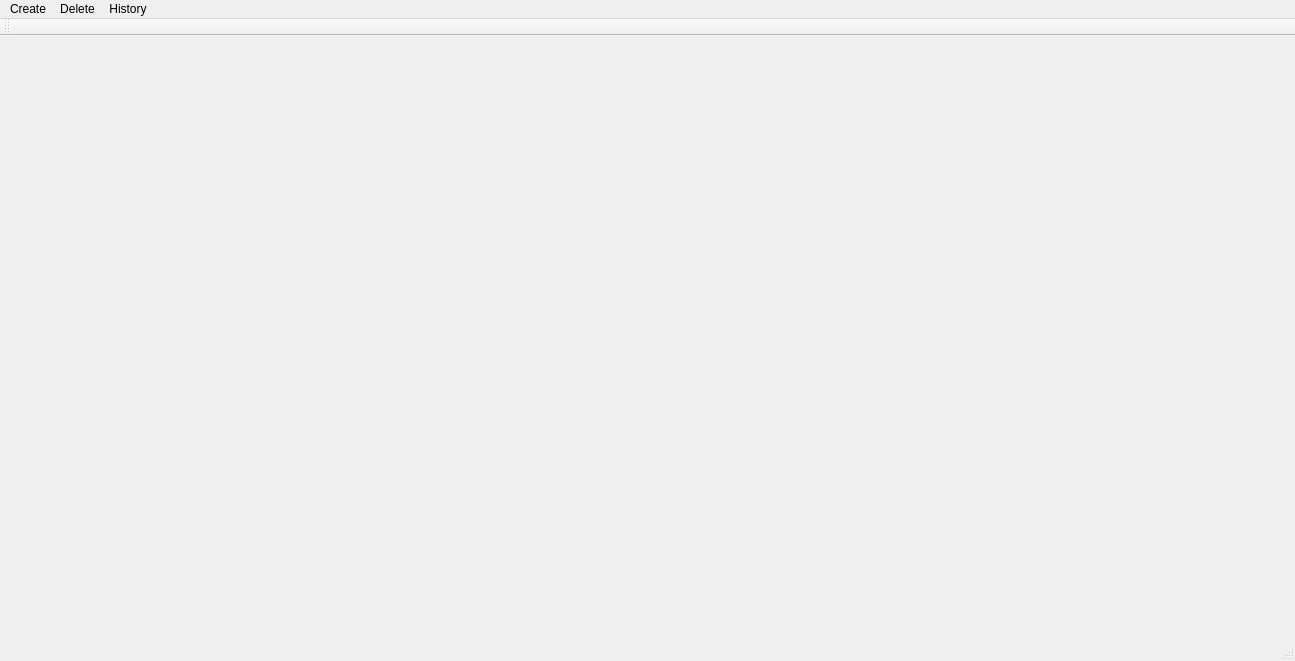
<?xml version="1.0" encoding="UTF-8"?>
<ui version="4.0">
 <class>MainWindow</class>
 <widget class="QMainWindow" name="MainWindow">
  <property name="geometry">
   <rect>
    <x>0</x>
    <y>0</y>
    <width>1295</width>
    <height>661</height>
   </rect>
  </property>
  <property name="windowTitle">
   <string>MainWindow</string>
  </property>
  <widget class="QWidget" name="centralWidget"/>
  <widget class="QMenuBar" name="menuBar">
   <property name="geometry">
    <rect>
     <x>0</x>
     <y>0</y>
     <width>1295</width>
     <height>19</height>
    </rect>
   </property>
   <widget class="QMenu" name="menuCreate">
    <property name="title">
     <string>Create</string>
    </property>
    <addaction name="actionPlayer"/>
    <addaction name="actionGame"/>
   </widget>
   <widget class="QMenu" name="menuDelete">
    <property name="title">
     <string>Delete</string>
    </property>
   </widget>
   <widget class="QMenu" name="menuHistory">
    <property name="title">
     <string>History</string>
    </property>
   </widget>
   <addaction name="menuCreate"/>
   <addaction name="menuDelete"/>
   <addaction name="menuHistory"/>
  </widget>
  <widget class="QToolBar" name="mainToolBar">
   <attribute name="toolBarArea">
    <enum>TopToolBarArea</enum>
   </attribute>
   <attribute name="toolBarBreak">
    <bool>false</bool>
   </attribute>
  </widget>
  <widget class="QStatusBar" name="statusBar"/>
  <action name="actionPlayer">
   <property name="text">
    <string>Player</string>
   </property>
  </action>
  <action name="actionGame">
   <property name="text">
    <string>Game</string>
   </property>
  </action>
 </widget>
 <layoutdefault spacing="6" margin="11"/>
 <resources/>
 <connections/>
</ui>
